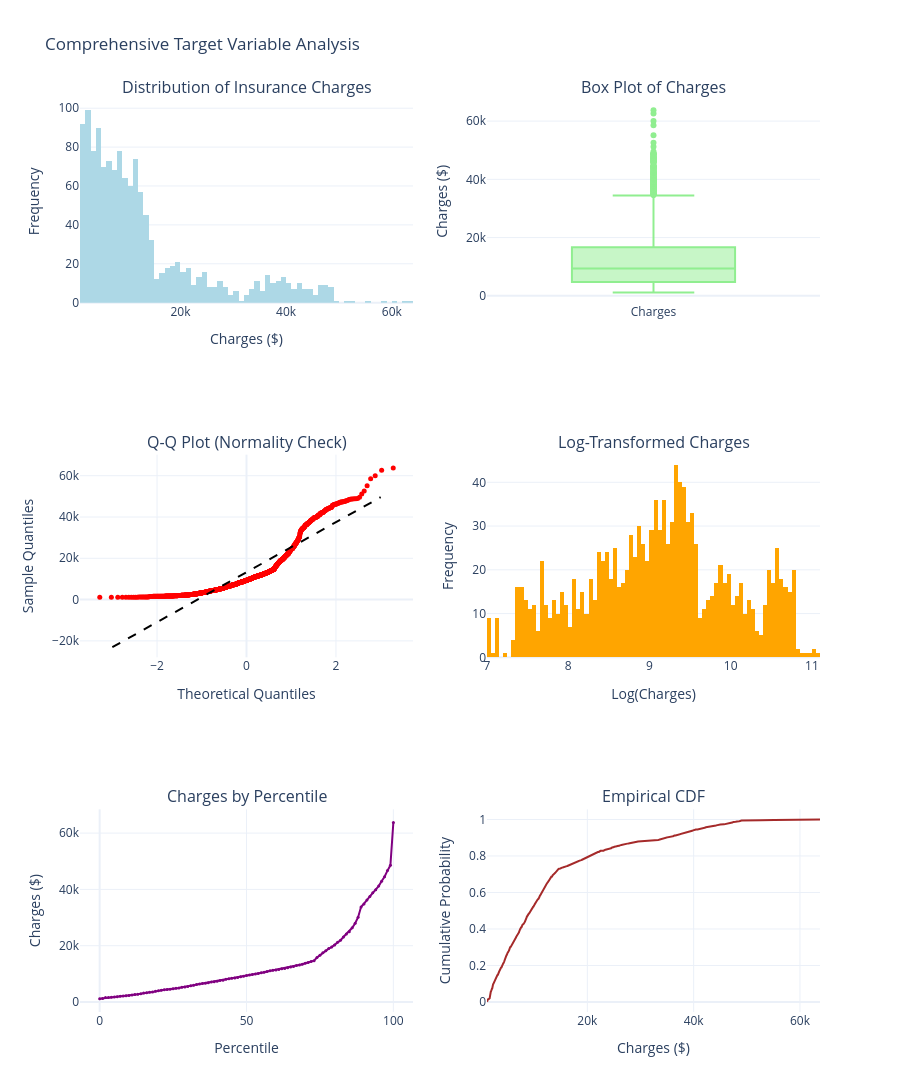

The notebook cell this image was saved under:
### Code cell
# ============================================================================
# TARGET VARIABLE VISUALIZATION
# ============================================================================

fig = make_subplots(
    rows=3, cols=2,
    subplot_titles=('Distribution of Insurance Charges',
                   'Box Plot of Charges',
                   'Q-Q Plot (Normality Check)',
                   'Log-Transformed Charges',
                   'Charges by Percentile',
                   'Empirical CDF'),
    specs=[[{'type': 'histogram'}, {'type': 'box'}],
           [{'type': 'scatter'}, {'type': 'histogram'}],
           [{'type': 'scatter'}, {'type': 'scatter'}]]
)

# 1. Histogram with KDE
fig.add_trace(
    go.Histogram(x=df['charges'], nbinsx=100, name='Charges',
                marker_color='lightblue', showlegend=False),
    row=1, col=1
)

# 2. Box Plot
fig.add_trace(
    go.Box(y=df['charges'], name='Charges',
           marker_color='lightgreen', showlegend=False),
    row=1, col=2
)

# 3. Q-Q Plot
theoretical_quantiles = stats.probplot(df['charges'], dist="norm")[0][0]
sample_quantiles = stats.probplot(df['charges'], dist="norm")[0][1]
fig.add_trace(
    go.Scatter(x=theoretical_quantiles, y=sample_quantiles,
              mode='markers', marker=dict(color='red', size=5),
              name='Q-Q Plot', showlegend=False),
    row=2, col=1
)
# Add reference line
fig.add_trace(
    go.Scatter(x=[-3, 3], y=[-3*df['charges'].std() + df['charges'].mean(),
                            3*df['charges'].std() + df['charges'].mean()],
              mode='lines', line=dict(color='black', dash='dash'),
              showlegend=False),
    row=2, col=1
)

# 4. Log-transformed distribution
fig.add_trace(
    go.Histogram(x=np.log1p(df['charges']), nbinsx=100,
                marker_color='orange', name='Log(Charges)',
                showlegend=False),
    row=2, col=2
)

# 5. Charges by Percentile
percentile_values = [df['charges'].quantile(p/100) for p in range(0, 101)]
fig.add_trace(
    go.Scatter(x=list(range(0, 101)), y=percentile_values,
              mode='lines+markers', marker=dict(size=3),
              line=dict(color='purple'), name='Percentile',
              showlegend=False),
    row=3, col=1
)
    
# 6. Empirical CDF
sorted_charges = np.sort(df['charges'])
cdf = np.arange(1, len(sorted_charges) + 1) / len(sorted_charges)
fig.add_trace(
    go.Scatter(x=sorted_charges, y=cdf,
              mode='lines', line=dict(color='brown'),
              name='CDF', showlegend=False),
    row=3, col=2
)

fig.update_layout(height=1200, title_text="Comprehensive Target Variable Analysis",
                 showlegend=False)
fig.update_xaxes(title_text="Charges ($)", row=1, col=1)
fig.update_xaxes(title_text="Theoretical Quantiles", row=2, col=1)
fig.update_xaxes(title_text="Log(Charges)", row=2, col=2)
fig.update_xaxes(title_text="Percentile", row=3, col=1)
fig.update_xaxes(title_text="Charges ($)", row=3, col=2)
fig.update_yaxes(title_text="Frequency", row=1, col=1)
fig.update_yaxes(title_text="Charges ($)", row=1, col=2)
fig.update_yaxes(title_text="Sample Quantiles", row=2, col=1)
fig.update_yaxes(title_text="Frequency", row=2, col=2)
fig.update_yaxes(title_text="Charges ($)", row=3, col=1)
fig.update_yaxes(title_text="Cumulative Probability", row=3, col=2)

fig.show()

# Statistical Tests for Normality
print_divider("NORMALITY TESTS FOR TARGET VARIABLE")

# Shapiro-Wilk Test
stat_shapiro, p_shapiro = shapiro(df['charges'])
print(f"Shapiro-Wilk Test:")
print(f"  Statistic: {stat_shapiro:.6f}")
print(f"  P-value: {p_shapiro:.6f}")
print(f"  Result: {'Not Normal' if p_shapiro < 0.05 else 'Normal'} (α=0.05)")

# Anderson-Darling Test
result_anderson = anderson(df['charges'])
print(f"\nAnderson-Darling Test:")
print(f"  Statistic: {result_anderson.statistic:.6f}")
for i in range(len(result_anderson.critical_values)):
    sl, cv = result_anderson.significance_level[i], result_anderson.critical_values[i]
    if result_anderson.statistic < cv:
        print(f"  At {sl}% significance: Normal distribution")
    else:
        print(f"  At {sl}% significance: Not normal distribution")

# D'Agostino-Pearson Test
stat_dagostino, p_dagostino = normaltest(df['charges'])
print(f"\nD'Agostino-Pearson Test:")
print(f"  Statistic: {stat_dagostino:.6f}")
print(f"  P-value: {p_dagostino:.6f}")
print(f"  Result: {'Not Normal' if p_dagostino < 0.05 else 'Normal'} (α=0.05)")

print("\n💡 Interpretation:")
print("The target variable (charges) is highly right-skewed and NOT normally distributed.")
print("This suggests we may need to:")
print("  1. Apply log transformation for linear models")
print("  2. Use robust models that handle non-normal distributions")
print("  3. Consider ensemble methods that are less sensitive to distribution shape")

### Figure 1 — Plotly figure (JSON) as saved in the notebook; plotly's stock layout.template omitted (floating-point values rounded to 4 significant figures; data arrays with more than 128 entries replaced by an {"elided": "..."} marker saying what was removed)
{"data": [{"marker": {"color": "lightblue"}, "name": "Charges", "nbinsx": 100, "showlegend": false, "type": "histogram", "x": {"elided": "1338 float values"}, "xaxis": "x", "yaxis": "y"}, {"marker": {"color": "lightgreen"}, "name": "Charges", "showlegend": false, "type": "box", "xaxis": "x2", "y": {"elided": "1338 float values"}, "yaxis": "y2"}, {"marker": {"color": "red", "size": 5}, "mode": "markers", "name": "Q-Q Plot", "showlegend": false, "type": "scatter", "x": {"elided": "1338 float values"}, "xaxis": "x3", "y": {"elided": "1338 float values"}, "yaxis": "y3"}, {"line": {"color": "black", "dash": "dash"}, "mode": "lines", "showlegend": false, "type": "scatter", "x": [-3, 3], "xaxis": "x3", "y": [-23060.0, 49600.0], "yaxis": "y3"}, {"marker": {"color": "orange"}, "name": "Log(Charges)", "nbinsx": 100, "showlegend": false, "type": "histogram", "x": {"elided": "1338 float values"}, "xaxis": "x4", "yaxis": "y4"}, {"line": {"color": "purple"}, "marker": {"size": 3}, "mode": "lines+markers", "name": "Percentile", "showlegend": false, "type": "scatter", "x": [0, 1, 2, 3, 4, 5, 6, 7, 8, 9, 10, 11, 12, 13, 14, 15, 16, 17, 18, 19, 20, 21, 22, 23, 24, 25, 26, 27, 28, 29, 30, 31, 32, 33, 34, 35, 36, 37, 38, 39, 40, 41, 42, 43, 44, 45, 46, 47, 48, 49, 50, 51, 52, 53, 54, 55, 56, 57, 58, 59, 60, 61, 62, 63, 64, 65, 66, 67, 68, 69, 70, 71, 72, 73, 74, 75, 76, 77, 78, 79, 80, 81, 82, 83, 84, 85, 86, 87, 88, 89, 90, 91, 92, 93, 94, 95, 96, 97, 98, 99, 100], "xaxis": "x5", "y": [1122.0, 1253.0, 1622.0, 1636.0, 1710.0, 1758.0, 1907.0, 2020.0, 2138.0, 2209.0, 2347.0, 2484.0, 2660.0, 2753.0, 2906.0, 3172.0, 3280.0, 3474.0, 3596.0, 3861.0, 3992.0, 4177.0, 4350.0, 4452.0, 4564.0, 4740.0, 4882.0, 5012.0, 5246.0, 5377.0, 5485.0, 5795.0, 5988.0, 6197.0, 6360.0, 6546.0, 6673.0, 6871.0, 7145.0, 7225.0, 7369.0, 7624.0, 7741.0, 8062.0, 8257.0, 8438.0, 8557.0, 8715.0, 8941.0, 9184.0, 9382.0, 9566.0, 9781.0, 9939.0, 10160.0, 10430.0, 10600.0, 10850.0, 11070.0, 11280.0, 11400.0, 11570.0, 11830.0, 11940.0, 12200.0, 12410.0, 12630.0, 12930.0, 13130.0, 13420.0, 13770.0, 14000.0, 14370.0, 14690.0, 15820.0, 16640.0, 17500.0, 18250.0, 18970.0, 19530.0, 20260.0, 21190.0, 21910.0, 23080.0, 24180.0, 24990.0, 26360.0, 27970.0, 30120.0, 33710.0, 34830.0, 36210.0, 37490.0, 38770.0, 39860.0, 41180.0, 42920.0, 44490.0, 46680.0, 48540.0, 63770.0], "yaxis": "y5"}, {"line": {"color": "brown"}, "mode": "lines", "name": "CDF", "showlegend": false, "type": "scatter", "x": {"elided": "1338 float values"}, "xaxis": "x6", "y": {"elided": "1338 float values"}, "yaxis": "y6"}], "layout": {"annotations": [{"font": {"size": 16}, "showarrow": false, "text": "Distribution of Insurance Charges", "x": 0.225, "xanchor": "center", "xref": "paper", "y": 1, "yanchor": "bottom", "yref": "paper"}, {"font": {"size": 16}, "showarrow": false, "text": "Box Plot of Charges", "x": 0.775, "xanchor": "center", "xref": "paper", "y": 1, "yanchor": "bottom", "yref": "paper"}, {"font": {"size": 16}, "showarrow": false, "text": "Q-Q Plot (Normality Check)", "x": 0.225, "xanchor": "center", "xref": "paper", "y": 0.6111, "yanchor": "bottom", "yref": "paper"}, {"font": {"size": 16}, "showarrow": false, "text": "Log-Transformed Charges", "x": 0.775, "xanchor": "center", "xref": "paper", "y": 0.6111, "yanchor": "bottom", "yref": "paper"}, {"font": {"size": 16}, "showarrow": false, "text": "Charges by Percentile", "x": 0.225, "xanchor": "center", "xref": "paper", "y": 0.2222, "yanchor": "bottom", "yref": "paper"}, {"font": {"size": 16}, "showarrow": false, "text": "Empirical CDF", "x": 0.775, "xanchor": "center", "xref": "paper", "y": 0.2222, "yanchor": "bottom", "yref": "paper"}], "height": 1200, "showlegend": false, "title": {"text": "Comprehensive Target Variable Analysis"}, "xaxis": {"anchor": "y", "domain": [0, 0.45], "title": {"text": "Charges ($)"}}, "xaxis2": {"anchor": "y2", "domain": [0.55, 1]}, "xaxis3": {"anchor": "y3", "domain": [0, 0.45], "title": {"text": "Theoretical Quantiles"}}, "xaxis4": {"anchor": "y4", "domain": [0.55, 1], "title": {"text": "Log(Charges)"}}, "xaxis5": {"anchor": "y5", "domain": [0, 0.45], "title": {"text": "Percentile"}}, "xaxis6": {"anchor": "y6", "domain": [0.55, 1], "title": {"text": "Charges ($)"}}, "yaxis": {"anchor": "x", "domain": [0.7778, 1], "title": {"text": "Frequency"}}, "yaxis2": {"anchor": "x2", "domain": [0.7778, 1], "title": {"text": "Charges ($)"}}, "yaxis3": {"anchor": "x3", "domain": [0.3889, 0.6111], "title": {"text": "Sample Quantiles"}}, "yaxis4": {"anchor": "x4", "domain": [0.3889, 0.6111], "title": {"text": "Frequency"}}, "yaxis5": {"anchor": "x5", "domain": [0, 0.2222], "title": {"text": "Charges ($)"}}, "yaxis6": {"anchor": "x6", "domain": [0, 0.2222], "title": {"text": "Cumulative Probability"}}}}
